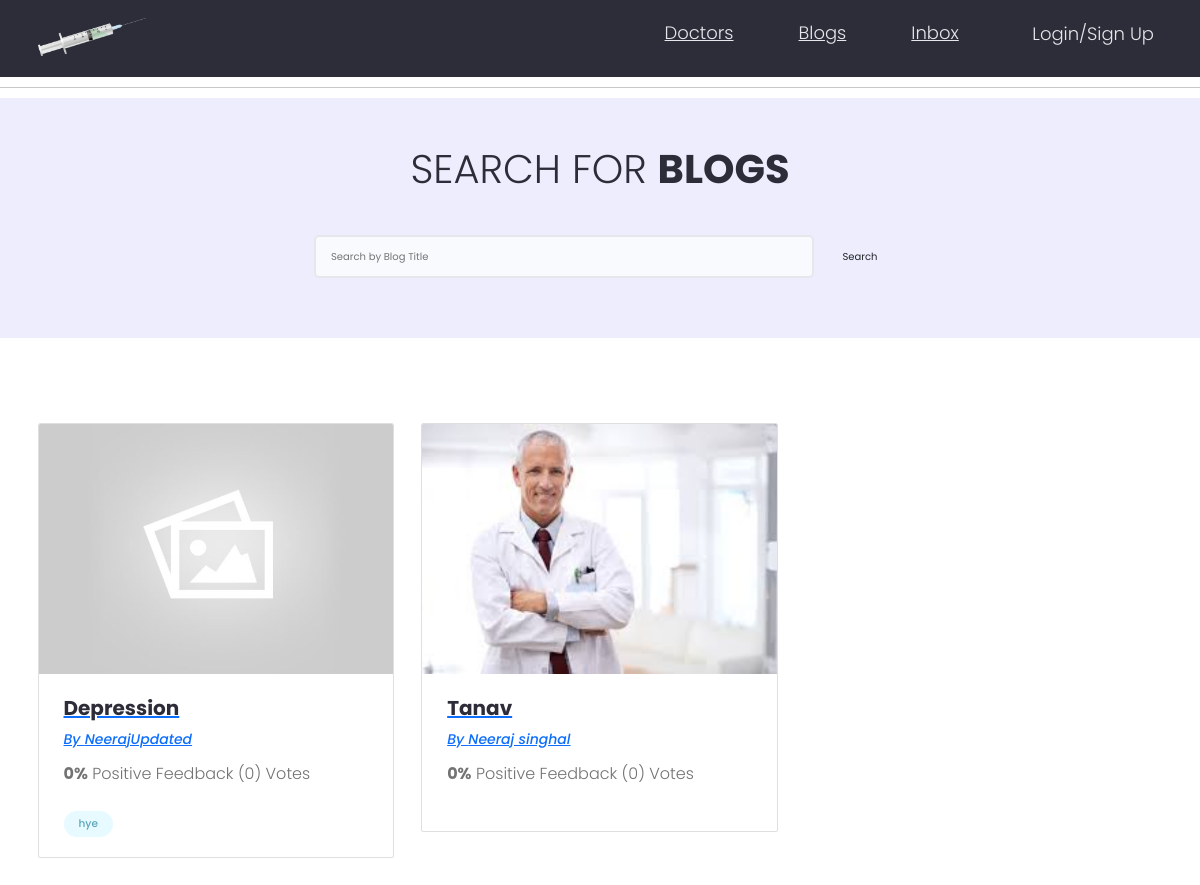
The page /blogs/ on the database as committed earlier.
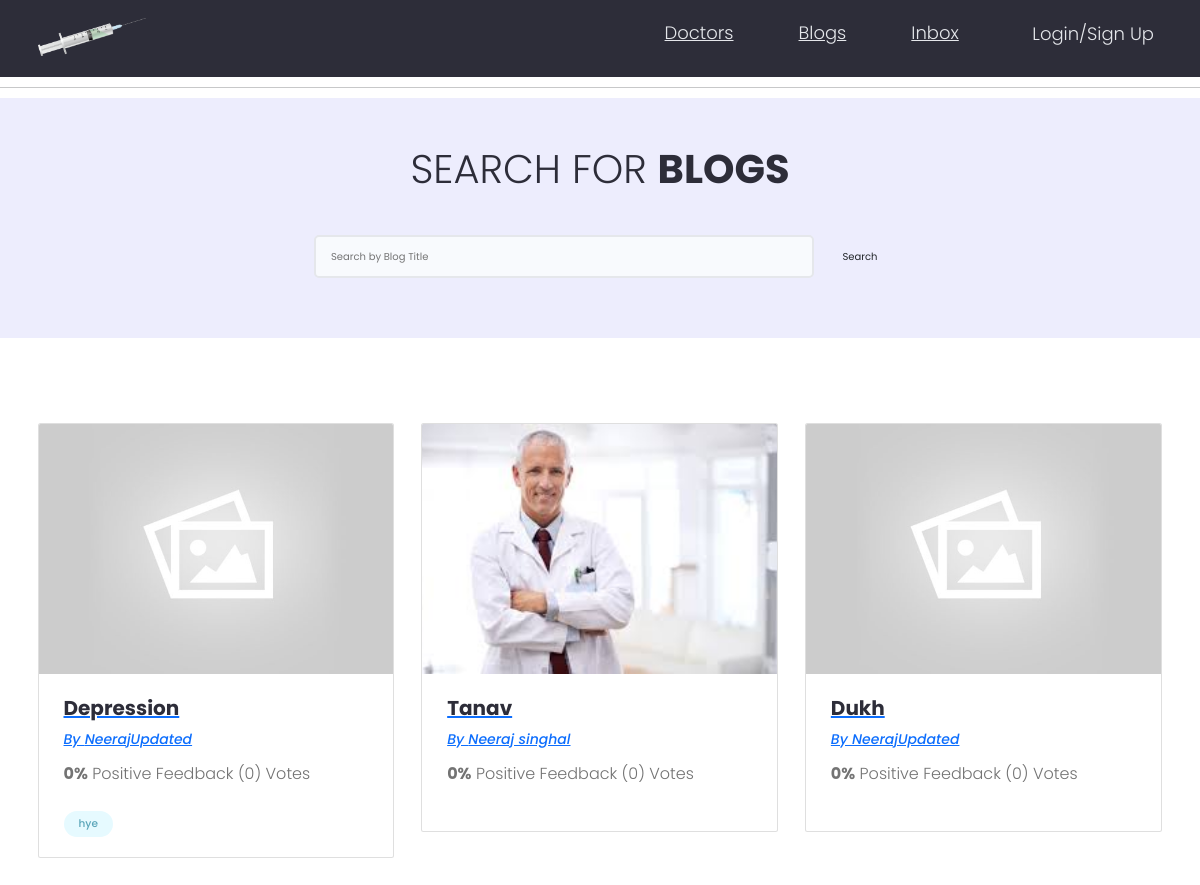
The same page on the database as committed later.
### blogs/models.py (models this page shows, shortened)
class Blog(models.Model):
    owner = models.ForeignKey(
        Profile, null=True, blank=True, on_delete=models.SET_NULL)
    title = models.CharField(max_length=200)
    description = models.TextField(null=True, blank=True)
    featured_image = models.ImageField(
        null=True, blank=True, default="default.jpg")
    tags = models.ManyToManyField("Tag", blank=True)
    vote_total = models.IntegerField(default=0, null=True, blank=True)
    vote_ratio = models.IntegerField(default=0, null=True, blank=True)
    created = models.DateTimeField(auto_now_add=True)
    id = models.UUIDField(
        default=uuid.uuid4, unique=True, primary_key=True, editable=False
    )

class Tag(models.Model):
    name = models.CharField(max_length=200)
    created = models.DateTimeField(auto_now_add=True)
    id = models.UUIDField(
        default=uuid.uuid4, unique=True, primary_key=True, editable=False
    )
    def __str__(self):
        return self.name

### doctors/models.py (models this page shows, shortened)
class Profile(models.Model):
    GenderChoices = (
        ("M", "Male"),
        ("F", "Female"),
    )
    user = models.OneToOneField(
        User, on_delete=models.CASCADE, null = True, blank = True)
    name = models.CharField(max_length=200, blank=True, null=True)
    email = models.EmailField(max_length=500, blank=True, null=True)
    gender = models.CharField(
        max_length=1, choices=GenderChoices, blank=False, null=False)
    age = models.IntegerField(null=False)
    username = models.CharField(max_length=200, blank=True, null=True)
    location = models.CharField(max_length=500, blank=True, null=True)
    short_intro = models.CharField(max_length=200, blank=True, null=True)
    bio = models.TextField(blank=True, null=True)
    profile_image = models.ImageField(
        null=True, blank=True, upload_to='profiles/', default="profiles/user-default.png")
    speciality = models.CharField(max_length=200, blank=True, null=True)
    contact_number = PhoneField(blank=True, help_text='Contact phone number')
    joining_date = models.DateField(auto_now_add=True)
    Did = models.UUIDField(default=uuid.uuid4, unique=True,
                           primary_key=True, editable=False)

### blogs/views.py (the view)
def blogs(request):
    blogs = Blog.objects.all()
    context = {"blogs": blogs}
    return render(request, "blogs/blogs.html", context)

### blogs/templates/blogs/blogs.html (shortened to what this page needs)
{% extends 'main.html' %}
{% block content %}
<hr>
<main class="projects">
    <section class="hero-section text-center">
        <div class="container container--narrow">
            <div class="hero-section__box">
                <h2>Search for <span>Blogs</span></h2>
            </div>
            <div class="hero-section__search">
                <form class="form" action="{% url 'blogs' %}" method="get">
                    <div class="form__field">
                        <input class="input input--text" id="formInput#search" type="text" name="search_query"
                            placeholder="Search by Blog Title" />
                    </div>
                    <input class="btn btn--sub btn--lg" type="submit" value="Search" />
                </form>
            </div>
        </div>
    </section>
    <section class="projectsList">
        <div class="container">
            <div class="grid grid--three">
                {% for blog in blogs %}
                <div class="column">
                    <div class="card project">
                        <a href="{% url 'blog' blog.id %}" class="project">
                            <img class="project__thumbnail" src="{{blog.featured_image.url}}" alt="project thumbnail" />
                            <div class="card__body">
                                <h3 class="project__title">{{blog.title}}</h3>
                                <p><a class="project__author" href="{% url 'doctorProfile' blog.owner.Did %}">By
                                        {{blog.owner.name}}</a>
                                </p>
                                <p class="project--rating">
                                    <span style="font-weight: bold;">{{blog.vote_ratio}}%</span> Positive
                                    Feedback ({{blog.vote_total}}) Vote{{blog.vote_total|pluralize:"s"}}
                                </p>
                                <div class="project__tags">
                                    {% for tag in blog.tags.all %}
                                    <span class="tag tag--pill tag--main">
                                        <small>{{tag}}</small>
                                    </span>
                                    {% endfor %}
                                </div>
                            </div>
                        </a>
                    </div>
                </div>
                {% endfor %}
            </div>
        </div>
    </section>
</main>
{% endblock content %}

Rows that differ between the two databases and show on the page:
added Blog: featured_image (placeholder picture), title "Dukh", owner.name "NeerajUpdated", vote_ratio "0", vote_total "0"
